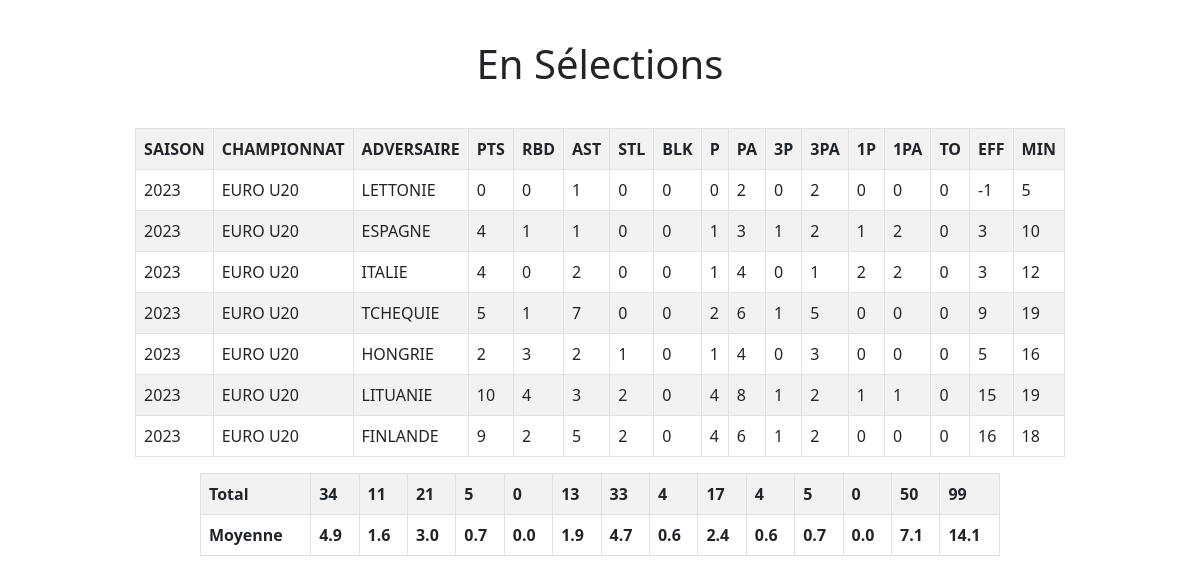
The page /pages/selection.php on the database its author committed.
### tables this page shows
CREATE TABLE `donnees` (
  `id` int(11) NOT NULL,
  `SAISON` int(6) DEFAULT NULL,
  `CHAMPIONNAT` varchar(11) DEFAULT NULL,
  `ADVERSAIRE` varchar(22) DEFAULT NULL,
  `PTS` int(3) DEFAULT NULL,
  `RBD` int(3) DEFAULT NULL,
  `AST` int(3) DEFAULT NULL,
  `STL` int(3) DEFAULT NULL,
  `BLK` int(3) DEFAULT NULL,
  `P` int(1) DEFAULT NULL,
  `PAT` int(2) DEFAULT NULL,
  `3P` int(2) DEFAULT NULL,
  `3PA` int(3) DEFAULT NULL,
  `1P` int(2) DEFAULT NULL,
  `1PA` int(3) DEFAULT NULL,
  `TO` int(2) DEFAULT NULL,
  `EFF` int(3) DEFAULT NULL,
  `MIN` int(3) DEFAULT NULL
);

### login/login.php (called while the page is built)
<?php
try {
    $pdo = new PDO('mysql:host=localhost;dbname=sport;charset=utf8', 'root', '');
} catch (PDOException $e) {
    die('Erreur : ' . $e->getMessage());
}
$sql = 'SELECT * FROM donnees';
$stmt = $pdo->prepare($sql);
$stmt->execute();
$donnees = $stmt->fetchAll();
?>

### pages/selection.php (the view, shortened to what this page needs)
<?php
include '../login/login.php';
?>
<!DOCTYPE html>
<html lang="en">
<head>
    <link rel="stylesheet" href="../sass/styles.css">
    <link href="https://cdn.jsdelivr.net/npm/bootstrap@5.0.2/dist/css/bootstrap.min.css" rel="stylesheet">
</head>
<body>
    <main>
        <h1 style="margin-bottom:40px">En Sélections</h1>
            <div class="table-container">
                <div class="scrollable-table center-table">
                    <table id="myTable" class="table table-striped table-bordered">
                        <tr>
                        <th onclick="sortByColumn(0)">SAISON</th>
<th onclick="sortByColumn(1)">CHAMPIONNAT</th>
<th onclick="sortByColumn(2)">ADVERSAIRE</th>
<th onclick="sortByColumn(3)">PTS</th>
<th onclick="sortByColumn(4)">RBD</th>
<th onclick="sortByColumn(5)">AST</th>
<th onclick="sortByColumn(6)">STL</th>
<th onclick="sortByColumn(7)">BLK</th>
<th onclick="sortByColumn(8)">P</th>
<th onclick="sortByColumn(9)">PA</th>
<th onclick="sortByColumn(10)">3P</th>
<th onclick="sortByColumn(11)">3PA</th>
<th onclick="sortByColumn(12)">1P</th>
<th onclick="sortByColumn(13)">1PA</th>
<th onclick="sortByColumn(14)">TO</th>
<th onclick="sortByColumn(15)">EFF</th>
<th onclick="sortByColumn(16)">MIN</th>
                        </tr>
                        <?php
$euroU20RowCount = 0;
foreach ($donnees as $row) {
    if ($row['CHAMPIONNAT'] == 'EURO U20') {
        $euroU20RowCount++;
    }
}
?>
<?php
for ($i = count($donnees) - 1; $i >= 0; $i--):
    $row = $donnees[$i];
    if ($row['CHAMPIONNAT'] == 'EURO U20'):
?>
    <tr>
        <td><?php echo $row['SAISON']; ?></td>
        <td><?php echo $row['CHAMPIONNAT']; ?></td>
        <td><?php echo $row['ADVERSAIRE']; ?></td>
        <td><?php echo $row['PTS']; ?></td>
        <td><?php echo $row['RBD']; ?></td>
        <td><?php echo $row['AST']; ?></td>
        <td><?php echo $row['STL']; ?></td>
        <td><?php echo $row['BLK']; ?></td>
        <td><?php echo $row['P']; ?></td>
        <td><?php echo $row['PAT']; ?></td>
        <td><?php echo $row['3P']; ?></td>
        <td><?php echo $row['3PA']; ?></td>
        <td><?php echo $row['1P']; ?></td>
        <td><?php echo $row['1PA']; ?></td>
        <td><?php echo $row['TO']; ?></td>
        <td><?php echo $row['EFF']; ?></td>
        <td><?php echo $row['MIN']; ?></td>
    </tr>
<?php
    endif;
endfor;
?>
                        <?php
$totalPoints = 0;
$totalRebonds = 0;
$totalAssists = 0;
$totalSTL = 0;
$totalBLK = 0;
$totalP = 0;
$totalPAT = 0;
$total3P = 0;
$total3PA = 0;
$total1P = 0;
$total1PA = 0;
$totalTO = 0;
$totalEFF = 0;
$totalMIN = 0;
foreach ($donnees as $row) {
    if ($row['CHAMPIONNAT'] == 'EURO U20') {
        $totalPoints += $row['PTS'];
        $totalRebonds += $row['RBD'];
        $totalAssists += $row['AST'];
        $totalSTL += $row['STL'];
        $totalBLK += $row['BLK'];
        $totalP += $row['P'];
        $totalPAT += $row['PAT'];
        $total3P += $row['3P'];
        $total3PA += $row['3PA'];
        $total1P += $row['1P'];
        $total1PA += $row['1PA'];
        $totalTO += $row['TO'];
        $totalEFF += $row['EFF'];
        $totalMIN += $row['MIN'];
    }
}
?>  </table>
</div>
</div>
<table class="table table-striped table-bordered">
<tr>
<th colspan="3">Total</th>
    <th><?php echo $totalPoints; ?></th>
    <th><?php echo $totalRebonds; ?></th>
    <th><?php echo $totalAssists; ?></th>
    <th><?php echo $totalSTL; ?></th>
    <th><?php echo $totalBLK; ?></th>
    <th><?php echo $totalP; ?></th>
    <th><?php echo $totalPAT; ?></th>
    <th><?php echo $total3P; ?></th>
    <th><?php echo $total3PA; ?></th>
    <th><?php echo $total1P; ?></th>
    <th><?php echo $total1PA; ?></th>
    <th><?php echo $totalTO; ?></th>
    <th><?php echo $totalEFF; ?></th>
    <th><?php echo $totalMIN; ?></th>
</tr>
<tr>
    <th colspan="3">Moyenne</th>
    <th><?php echo number_format($totalPoints / $euroU20RowCount, 1); ?></th>
    <th><?php echo number_format($totalRebonds / $euroU20RowCount, 1); ?></th>
    <th><?php echo number_format($totalAssists / $euroU20RowCount, 1); ?></th>
    <th><?php echo number_format($totalSTL / $euroU20RowCount, 1); ?></th>
    <th><?php echo number_format($totalBLK / $euroU20RowCount, 1); ?></th>
    <th><?php echo number_format($totalP / $euroU20RowCount, 1); ?></th>
    <th><?php echo number_format($totalPAT / $euroU20RowCount, 1); ?></th>
    <th><?php echo number_format($total3P / $euroU20RowCount, 1); ?></th>
    <th><?php echo number_format($total3PA / $euroU20RowCount, 1); ?></th>
    <th><?php echo number_format($total1P / $euroU20RowCount, 1); ?></th>
    <th><?php echo number_format($total1PA / $euroU20RowCount, 1); ?></th>
    <th><?php echo number_format($totalTO / $euroU20RowCount, 1); ?></th>
    <th><?php echo number_format($totalEFF / $euroU20RowCount, 1); ?></th>
    <th><?php echo number_format($totalMIN / $euroU20RowCount, 1); ?></th>
</tr>
</table>
    </main>
</body>
</html>

### sass/styles.css (style rules this page uses)
body { font-family: Arial, sans-serif; margin: 20px; padding: 0; background-color: #f0f0f0; color: #333; }
h1 { font-size: 28px; text-align: center; margin-top: 20px; margin-bottom: 20px; }
main { margin: 20px auto; max-width: 800px; display: flex; flex-direction: column; justify-content: center; align-items: center; }
body { font-family: Arial, sans-serif; margin: 0; padding: 0; background-color: #f0f0f0; color: #333; }
.scrollable-table { max-height: 400px; overflow-y: auto; margin-top: 40px; width: auto; }
.center-table { margin: 0 auto; }

### rows shown on the page
donnees: SAISON "2023", CHAMPIONNAT "EURO U20", ADVERSAIRE "LETTONIE", PTS "0", RBD "0", AST "1", STL "0", BLK "0", P "0", PAT "2", 3P "0", 3PA "2", 1P "0", 1PA "0", TO "0", EFF "-1", MIN "5"
donnees: SAISON "2023", CHAMPIONNAT "EURO U20", ADVERSAIRE "ESPAGNE", PTS "4", RBD "1", AST "1", STL "0", BLK "0", P "1", PAT "3", 3P "1", 3PA "2", 1P "1", 1PA "2", TO "0", EFF "3", MIN "10"
donnees: SAISON "2023", CHAMPIONNAT "EURO U20", ADVERSAIRE "ITALIE", PTS "4", RBD "0", AST "2", STL "0", BLK "0", P "1", PAT "4", 3P "0", 3PA "1", 1P "2", 1PA "2", TO "0", EFF "3", MIN "12"
donnees: SAISON "2023", CHAMPIONNAT "EURO U20", ADVERSAIRE "TCHEQUIE", PTS "5", RBD "1", AST "7", STL "0", BLK "0", P "2", PAT "6", 3P "1", 3PA "5", 1P "0", 1PA "0", TO "0", EFF "9", MIN "19"
donnees: SAISON "2023", CHAMPIONNAT "EURO U20", ADVERSAIRE "HONGRIE", PTS "2", RBD "3", AST "2", STL "1", BLK "0", P "1", PAT "4", 3P "0", 3PA "3", 1P "0", 1PA "0", TO "0", EFF "5", MIN "16"
donnees: SAISON "2023", CHAMPIONNAT "EURO U20", ADVERSAIRE "LITUANIE", PTS "10", RBD "4", AST "3", STL "2", BLK "0", P "4", PAT "8", 3P "1", 3PA "2", 1P "1", 1PA "1", TO "0", EFF "15", MIN "19"
donnees: SAISON "2023", CHAMPIONNAT "EURO U20", ADVERSAIRE "FINLANDE", PTS "9", RBD "2", AST "5", STL "2", BLK "0", P "4", PAT "6", 3P "1", 3PA "2", 1P "0", 1PA "0", TO "0", EFF "16", MIN "18"

### other values the page prints
$totalPoints "34"
$totalRebonds "11"
$totalAssists "21"
$totalSTL "5"
$totalBLK "0"
$totalP "13"
$totalPAT "33"
$total3P "4"
$total3PA "17"
$total1P "4"
$total1PA "5"
$totalTO "0"
$totalEFF "50"
$totalMIN "99"
$totalPoints / $euroU20RowCount "4.9"
